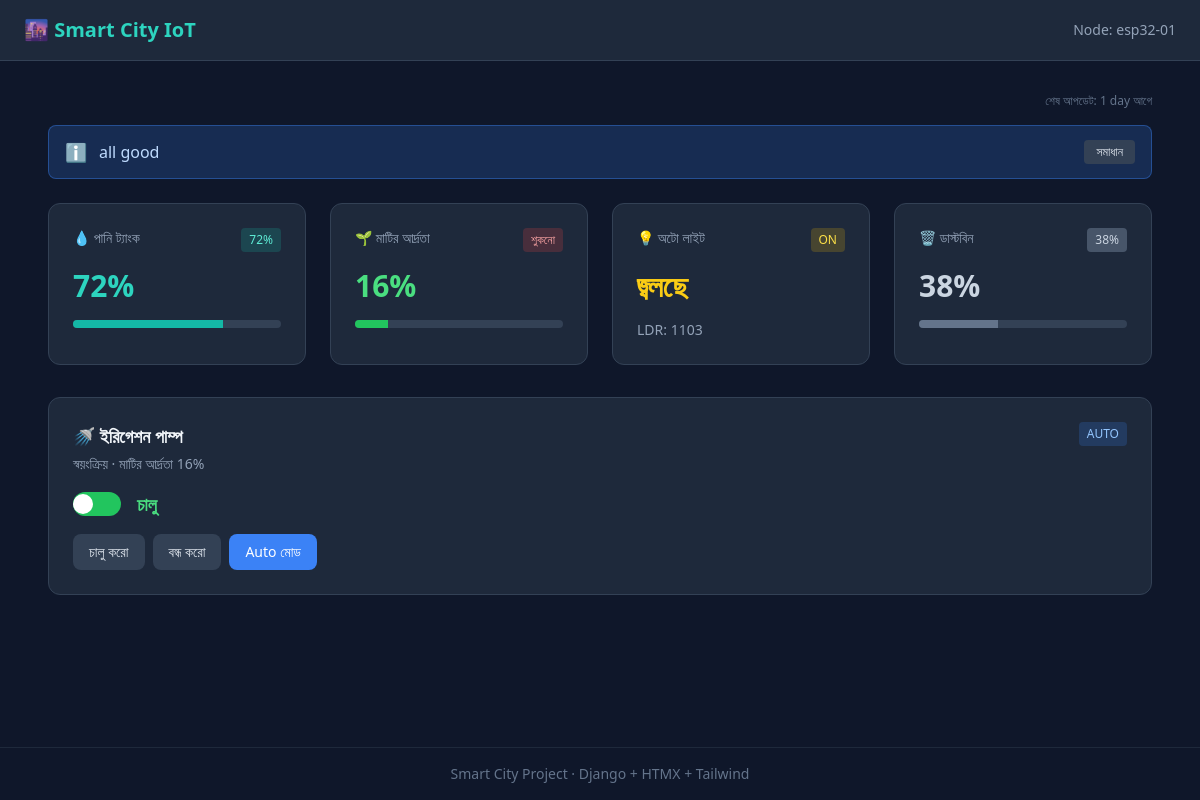
/, run on an earlier commit of the app's database.
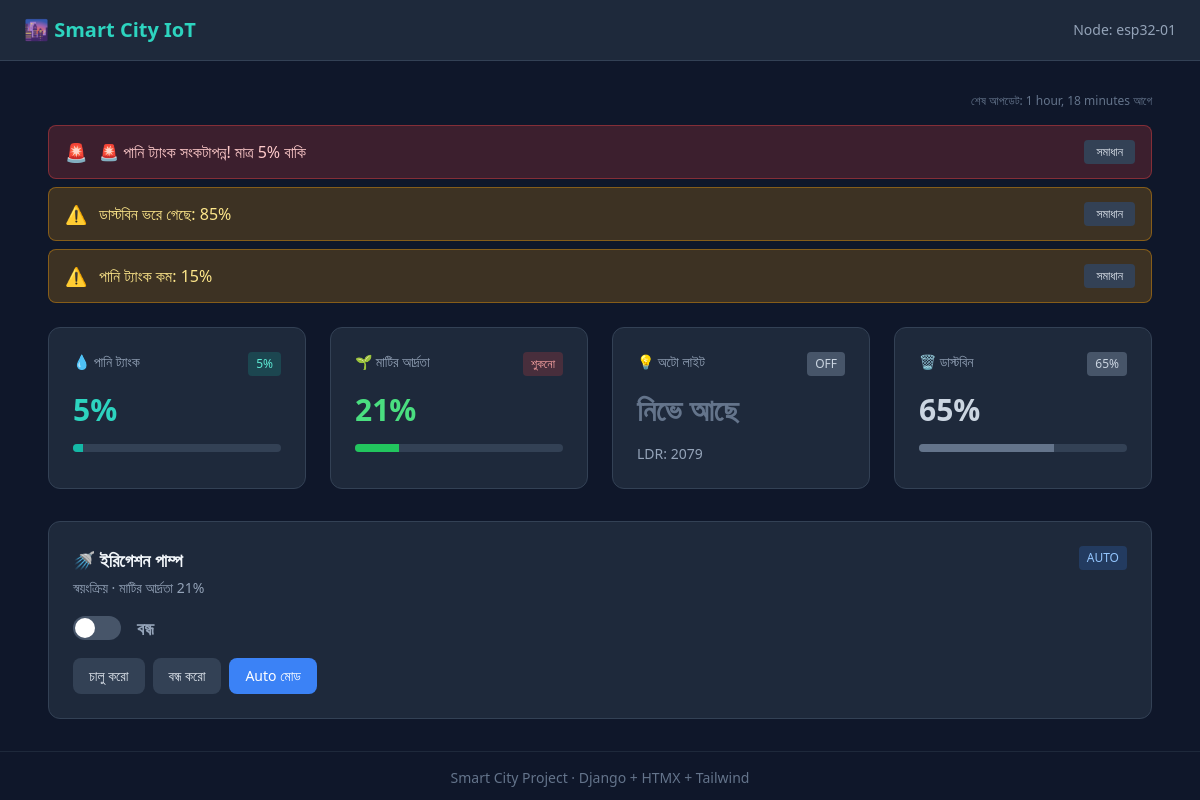
And on a later commit of the database.
### iot/models.py (models this page shows, shortened)
class SensorReading(models.Model):
    SENSOR_CHOICES = [
        ('tank_level', 'Water Tank Level'),
        ('soil_moisture', 'Soil Moisture'),
        ('ldr', 'Light Level'),
        ('bin_level', 'Dustbin Level'),
    ]
    node = models.ForeignKey(Node, on_delete=models.CASCADE, related_name='readings')
    sensor_type = models.CharField(max_length=30, choices=SENSOR_CHOICES)
    value = models.FloatField()
    timestamp = models.DateTimeField(auto_now_add=True)
    class Meta:
        ordering = ['-timestamp']
        indexes = [
            models.Index(fields=['node', 'sensor_type', '-timestamp']),
        ]

class Alert(models.Model):
    SEVERITY_CHOICES = [
        ('info', 'Info'),
        ('warning', 'Warning'),
        ('critical', 'Critical'),
    ]
    ALERT_TYPE_CHOICES = [
        ('tank_low', 'Tank Low'),
        ('tank_critical', 'Tank Critical'),
        ('bin_full', 'Bin Full'),
    ]
    node = models.ForeignKey(Node, on_delete=models.CASCADE, related_name='alerts')
    alert_type = models.CharField(max_length=30, choices=ALERT_TYPE_CHOICES, blank=True)
    message = models.CharField(max_length=255)
    severity = models.CharField(max_length=10, choices=SEVERITY_CHOICES, default='info')
    is_resolved = models.BooleanField(default=False)
    resolved_at = models.DateTimeField(null=True, blank=True)
    created_at = models.DateTimeField(auto_now_add=True)
    class Meta:
        ordering = ['-created_at']

class DeviceControl(models.Model):
    MODE_CHOICES = [
        ('auto', 'Auto'),
        ('manual', 'Manual'),
    ]
    node = models.OneToOneField(
        Node,
        on_delete=models.CASCADE,
        related_name='control'
    )
    pump_on = models.BooleanField(default=False)
    light_on = models.BooleanField(default=False)
    pump_mode = models.CharField(
        max_length=10, choices=MODE_CHOICES, default='auto'
    )
    light_mode = models.CharField(
        max_length=10, choices=MODE_CHOICES, default='auto'
    )
    updated_at = models.DateTimeField(auto_now=True)

### iot/views.py (the view)
# urls.py: path('', views.dashboard, name='dashboard'),
def dashboard(request):
    return render(request, 'iot/dashboard.html', build_context())

### iot/services.py (called while the page is built, shortened)
def get_latest_value(sensor_type):
    reading = SensorReading.objects.filter(sensor_type=sensor_type).first()
    return reading.value if reading else None

def create_alert_once(node, alert_type, message, severity):
    has_unresolved = Alert.objects.filter(
        node=node, alert_type=alert_type, is_resolved=False
    ).exists()
    cooldown_start = timezone.now() - timedelta(minutes=ALERT_COOLDOWN_MINUTES)
    has_recent_resolved = Alert.objects.filter(
        node=node,
        alert_type=alert_type,
        resolved_at__isnull=False,
        resolved_at__gt=cooldown_start,
    ).exists()

def check_alerts(node):
    if not node:
        return
    tank = get_latest_value('tank_level')
    bin_level = get_latest_value('bin_level')
    if tank is not None:
        if tank < TANK_CRITICAL_THRESHOLD:
            create_alert_once(
                node, 'tank_critical',
                f'🚨 পানি ট্যাংক সংকটাপন্ন! মাত্র {int(tank)}% বাকি',
                'critical',
            )
        elif tank < TANK_LOW_THRESHOLD:
            create_alert_once(
                node, 'tank_low',
                f'পানি ট্যাংক কম: {int(tank)}%',
                'warning',
            )
    if bin_level is not None and bin_level > BIN_FULL_THRESHOLD:
        create_alert_once(
            node, 'bin_full',
            f'ডাস্টবিন ভরে গেছে: {int(bin_level)}%',
            'warning',
        )

def get_pump_state(soil_moisture, tank_level, control):
    if tank_level is not None and tank_level < TANK_CRITICAL_THRESHOLD:
        return False
    if control and control.pump_mode == 'manual':
        return control.pump_on
    return (soil_moisture or 0) < SOIL_DRY_THRESHOLD

def get_light_state(ldr_value, control):
    if control and control.light_mode == 'manual':
        return control.light_on
    return (ldr_value or 0) < LDR_DARK_THRESHOLD

### iot/views.py (called while the page is built)
def get_node():
    return Node.objects.filter(node_id='esp32-01').first()

### iot/templates/iot/dashboard.html (shortened to what this page needs)
{% extends 'iot/base.html' %}
{% block content %}
{% if last_updated %}
<div class="flex justify-end mb-4">
    <span class="text-xs text-slate-500">
        শেষ আপডেট: {{ last_updated|timesince }} আগে
    </span>
</div>
{% endif %}
<div id="alerts-banner"
     hx-get="{% url 'iot:alerts_banner' %}"
     hx-trigger="every 5s"
     hx-swap="innerHTML">
    {% include 'iot/partials/alerts_banner.html' %}
</div>
<div id="sensor-cards"
     hx-get="{% url 'iot:sensor_cards' %}"
     hx-trigger="every 5s"
     hx-swap="innerHTML">
    {% include 'iot/partials/sensor_cards.html' %}
</div>
<div id="pump-panel"
     hx-get="{% url 'iot:pump_panel' %}"
     hx-trigger="every 5s"
     hx-swap="innerHTML"
     class="mt-6">
    {% include 'iot/partials/pump_panel.html' %}
</div>
{% endblock %}

### iot/templates/iot/base.html (shortened to what this page needs)
<!DOCTYPE html>
<html lang="bn">
<head>
    <script src="https://cdn.tailwindcss.com"></script>
</head>
<body class="bg-slate-900 text-slate-100 min-h-screen flex flex-col"
      hx-headers='{"X-CSRFToken": "{{ csrf_token }}"}'>
    <nav class="bg-slate-800 border-b border-slate-700 px-6 py-4">
        <div class="max-w-6xl mx-auto flex justify-between items-center">
            <h1 class="text-xl font-bold text-teal-400">🌆 Smart City IoT</h1>
            <span class="text-sm text-slate-400">Node: esp32-01</span>
        </div>
    </nav>
    <main class="flex-1 w-full">
        <div class="max-w-6xl mx-auto px-6 py-8">
            {% block content %}{% endblock %}
        </div>
    </main>
    <footer class="mt-auto text-center text-slate-500 text-sm py-4 border-t border-slate-800">
        Smart City Project · Django + HTMX + Tailwind
    </footer>
</body>
</html>

### iot/templates/iot/partials/alerts_banner.html
{% if active_alerts %}
<div class="mb-6 space-y-2">
    {% for alert in active_alerts %}
    <div class="flex items-center justify-between px-4 py-3 rounded-lg
        {% if alert.severity == 'critical' %}bg-red-500/20 border border-red-500/40
        {% elif alert.severity == 'warning' %}bg-amber-500/20 border border-amber-500/40
        {% else %}bg-blue-500/20 border border-blue-500/40{% endif %}">
        <div class="flex items-center gap-3">
            <span class="text-lg">
                {% if alert.severity == 'critical' %}🚨
                {% elif alert.severity == 'warning' %}⚠️
                {% else %}ℹ️{% endif %}
            </span>
            <span class="
                {% if alert.severity == 'critical' %}text-red-200
                {% elif alert.severity == 'warning' %}text-amber-200
                {% else %}text-blue-200{% endif %}">
                {{ alert.message }}
            </span>
        </div>
        <button
            hx-post="{% url 'iot:resolve_alert' alert.id %}"
            hx-target="#alerts-banner"
            hx-swap="innerHTML"
            class="text-xs px-3 py-1 rounded bg-slate-700 hover:bg-slate-600 text-slate-200">
            সমাধান
        </button>
    </div>
    {% endfor %}
</div>
{% endif %}

### iot/templates/iot/partials/sensor_cards.html (shortened to what this page needs)
{% load static %}
<div class="grid grid-cols-1 md:grid-cols-2 lg:grid-cols-4 gap-6 mb-8">
    <div class="bg-slate-800 rounded-xl p-6 border border-slate-700">
        <div class="flex justify-between items-start mb-4">
            <h2 class="text-sm font-medium text-slate-400">💧 পানি ট্যাংক</h2>
            <span class="text-xs px-2 py-1 rounded bg-teal-500/20 text-teal-300">
                {{ tank_level }}%
            </span>
        </div>
        <div class="text-3xl font-bold text-teal-400">{{ tank_level }}%</div>
        <div class="mt-4 h-2 bg-slate-700 rounded-full overflow-hidden">
            <div class="h-full bg-teal-500" style="width: {{ tank_level }}%"></div>
        </div>
    </div>
    <div class="bg-slate-800 rounded-xl p-6 border border-slate-700">
        <div class="flex justify-between items-start mb-4">
            <h2 class="text-sm font-medium text-slate-400">🌱 মাটির আর্দ্রতা</h2>
            <span class="text-xs px-2 py-1 rounded
                {% if soil_moisture < 30 %}bg-red-500/20 text-red-300
                {% else %}bg-green-500/20 text-green-300{% endif %}">
                {% if soil_moisture < 30 %}শুকনো{% else %}ভালো{% endif %}
            </span>
        </div>
        <div class="text-3xl font-bold text-green-400">{{ soil_moisture }}%</div>
        <div class="mt-4 h-2 bg-slate-700 rounded-full overflow-hidden">
            <div class="h-full bg-green-500" style="width: {{ soil_moisture }}%"></div>
        </div>
    </div>
    <div class="bg-slate-800 rounded-xl p-6 border border-slate-700">
        <div class="flex justify-between items-start mb-4">
            <h2 class="text-sm font-medium text-slate-400">💡 অটো লাইট</h2>
            <span class="text-xs px-2 py-1 rounded
                {% if light_on %}bg-yellow-500/20 text-yellow-300
                {% else %}bg-slate-600 text-slate-300{% endif %}">
                {% if light_on %}ON{% else %}OFF{% endif %}
            </span>
        </div>
        <div class="text-3xl font-bold {% if light_on %}text-yellow-400{% else %}text-slate-500{% endif %}">
            {% if light_on %}জ্বলছে{% else %}নিভে আছে{% endif %}
        </div>
        <div class="mt-4 text-sm text-slate-400">LDR: {{ ldr_value }}</div>
    </div>
    <div class="bg-slate-800 rounded-xl p-6 border border-slate-700">
        <div class="flex justify-between items-start mb-4">
            <h2 class="text-sm font-medium text-slate-400">🗑️ ডাস্টবিন</h2>
            <span class="text-xs px-2 py-1 rounded
                {% if bin_level >= 80 %}bg-red-500/20 text-red-300
                {% else %}bg-slate-600 text-slate-300{% endif %}">
                {{ bin_level }}%
            </span>
        </div>
        <div class="text-3xl font-bold
            {% if bin_level >= 80 %}text-red-400{% else %}text-slate-300{% endif %}">
            {{ bin_level }}%
        </div>
        <div class="mt-4 h-2 bg-slate-700 rounded-full overflow-hidden">
            <div class="h-full
                {% if bin_level >= 80 %}bg-red-500{% else %}bg-slate-500{% endif %}"
                style="width: {{ bin_level }}%"></div>
        </div>
    </div>
</div>

### iot/templates/iot/partials/pump_panel.html
<div class="bg-slate-800 rounded-xl p-6 border border-slate-700">
    <div class="flex items-start justify-between mb-4">
        <div>
            <h2 class="text-lg font-semibold mb-1">🚿 ইরিগেশন পাম্প</h2>
            <p class="text-slate-400 text-sm">
                {% if pump_mode == 'auto' %}
                    স্বয়ংক্রিয় · মাটির আর্দ্রতা {{ soil_moisture }}%
                {% else %}
                    ম্যানুয়াল নিয়ন্ত্রণ
                {% endif %}
            </p>
        </div>
        <span class="text-xs px-2 py-1 rounded
            {% if pump_mode == 'auto' %}bg-blue-500/20 text-blue-300
            {% else %}bg-amber-500/20 text-amber-300{% endif %}">
            {{ pump_mode|upper }}
        </span>
    </div>
    <div class="flex items-center gap-4 mb-4">
        <div class="w-12 h-6 rounded-full
            {% if pump_on %}bg-green-500{% else %}bg-slate-600{% endif %}
            relative">
            <div class="w-5 h-5 bg-white rounded-full absolute top-0.5
                {% if pump_on %}left-6.5{% else %}left-0.5{% endif %}
                transition-all"></div>
        </div>
        <span class="text-lg font-semibold
            {% if pump_on %}text-green-400{% else %}text-slate-400{% endif %}">
            {% if pump_on %}চালু{% else %}বন্ধ{% endif %}
        </span>
    </div>
    <div class="flex flex-wrap gap-2">
        <button
            hx-post="{% url 'iot:toggle_pump' %}"
            hx-vals='{"action": "on"}'
            hx-target="#pump-panel"
            hx-swap="innerHTML"
            class="px-4 py-2 rounded-lg text-sm font-medium
                {% if pump_on and pump_mode == 'manual' %}
                    bg-green-500 text-white
                {% else %}
                    bg-slate-700 text-slate-200 hover:bg-slate-600
                {% endif %}">
            চালু করো
        </button>
        <button
            hx-post="{% url 'iot:toggle_pump' %}"
            hx-vals='{"action": "off"}'
            hx-target="#pump-panel"
            hx-swap="innerHTML"
            class="px-4 py-2 rounded-lg text-sm font-medium
                {% if not pump_on and pump_mode == 'manual' %}
                    bg-red-500 text-white
                {% else %}
                    bg-slate-700 text-slate-200 hover:bg-slate-600
                {% endif %}">
            বন্ধ করো
        </button>
        <button
            hx-post="{% url 'iot:toggle_pump' %}"
            hx-vals='{"action": "auto"}'
            hx-target="#pump-panel"
            hx-swap="innerHTML"
            class="px-4 py-2 rounded-lg text-sm font-medium
                {% if pump_mode == 'auto' %}
                    bg-blue-500 text-white
                {% else %}
                    bg-slate-700 text-slate-200 hover:bg-slate-600
                {% endif %}">
            Auto মোড
        </button>
    </div>
</div>

What changed in the data, as far as the page shows it:
no longer on this page (row unchanged): SensorReading: timestamp "1 day"
no longer on this page (row edited): Alert: severity "ℹ️", message "all good"
added SensorReading: timestamp "1 hour, 18 minutes"
added Alert: message "🚨 পানি ট্যাংক সংকটাপন্ন! মাত্র 5% বাকি", severity "critical" (drawn)
added Alert: message "ডাস্টবিন ভরে গেছে: 85%"
added Alert: message "পানি ট্যাংক কম: 15%"
Also different on the page:
{{ tank_level }}: "72" → "5"
{{ tank_level }}: 72 → 5 (drawn)
{{ soil_moisture }}: "16" → "21"
{{ soil_moisture }}: 16 → 21 (drawn)
{{ ldr_value }}: "1103" → "2079"
{{ bin_level }}: "38" → "65"
{{ bin_level }}: 38 → 65 (drawn)
text no longer shown: "ON জ্বলছে চালু"
text now shown: "OFF নিভে আছে বন্ধ"
